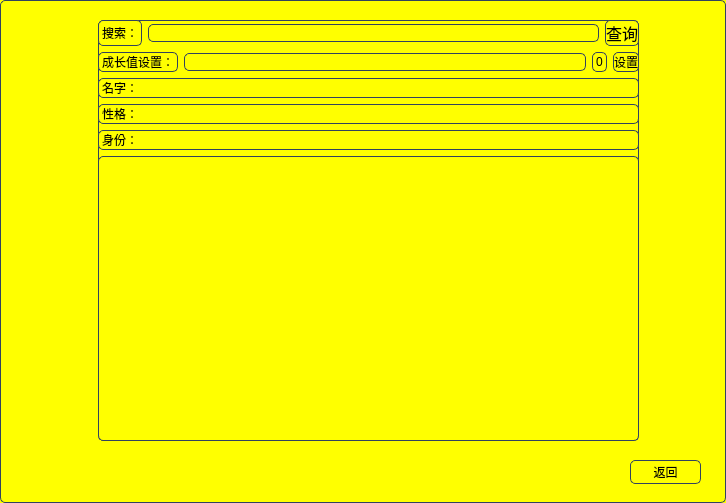
<?xml version="1.0" encoding="UTF-8"?>
<ui version="4.0">
 <class>searchwindow</class>
 <widget class="QWidget" name="searchwindow">
  <property name="geometry">
   <rect>
    <x>0</x>
    <y>0</y>
    <width>726</width>
    <height>503</height>
   </rect>
  </property>
  <property name="windowTitle">
   <string>Form</string>
  </property>
  <property name="styleSheet">
   <string notr="true">
    border-image:url(:/back/5.jpg);
    border: 1px solid #32435E;
    background:rgb(255, 255, 0);
    border-radius: 5px;
</string>
  </property>
  <widget class="QWidget" name="verticalLayoutWidget">
   <property name="geometry">
    <rect>
     <x>98</x>
     <y>20</y>
     <width>541</width>
     <height>421</height>
    </rect>
   </property>
   <layout class="QVBoxLayout" name="verticalLayout_3">
    <item>
     <layout class="QHBoxLayout" name="horizontalLayout_1">
      <item>
       <widget class="QLabel" name="label">
        <property name="styleSheet">
         <string notr="true">color:black;
font: 12pt &quot;楷体&quot;;</string>
        </property>
        <property name="text">
         <string>搜索：</string>
        </property>
       </widget>
      </item>
      <item>
       <widget class="QLineEdit" name="search_line"/>
      </item>
      <item>
       <widget class="QPushButton" name="search_button">
        <property name="sizePolicy">
         <sizepolicy hsizetype="Preferred" vsizetype="Preferred">
          <horstretch>0</horstretch>
          <verstretch>0</verstretch>
         </sizepolicy>
        </property>
        <property name="font">
         <font>
          <family>楷体</family>
          <pointsize>12</pointsize>
          <italic>false</italic>
          <bold>false</bold>
         </font>
        </property>
        <property name="styleSheet">
         <string notr="true">font: 12pt &quot;楷体&quot;;</string>
        </property>
        <property name="text">
         <string>查询</string>
        </property>
       </widget>
      </item>
     </layout>
    </item>
    <item>
     <layout class="QHBoxLayout" name="horizontalLayout_2">
      <item>
       <widget class="QLabel" name="label2">
        <property name="styleSheet">
         <string notr="true">color:black;
font: 12pt &quot;楷体&quot;;</string>
        </property>
        <property name="text">
         <string>成长值设置：</string>
        </property>
       </widget>
      </item>
      <item>
       <widget class="QLineEdit" name="growth_line"/>
      </item>
      <item>
       <widget class="QLabel" name="growth_value_label">
        <property name="text">
         <string>0</string>
        </property>
       </widget>
      </item>
      <item>
       <widget class="QPushButton" name="growth_value_button">
        <property name="styleSheet">
         <string notr="true">font: 12pt &quot;楷体&quot;;</string>
        </property>
        <property name="text">
         <string>设置</string>
        </property>
       </widget>
      </item>
     </layout>
    </item>
    <item>
     <layout class="QHBoxLayout" name="horizontalLayout_3">
      <item>
       <widget class="QLabel" name="name_label">
        <property name="styleSheet">
         <string notr="true">color:black;
font: 12pt &quot;楷体&quot;;</string>
        </property>
        <property name="text">
         <string>名字：</string>
        </property>
       </widget>
      </item>
     </layout>
    </item>
    <item>
     <layout class="QHBoxLayout" name="horizontalLayout_4">
      <item>
       <widget class="QLabel" name="personality_label">
        <property name="styleSheet">
         <string notr="true">color:black;
font: 12pt &quot;楷体&quot;;</string>
        </property>
        <property name="text">
         <string>性格：</string>
        </property>
       </widget>
      </item>
     </layout>
    </item>
    <item>
     <widget class="QLabel" name="status_label">
      <property name="styleSheet">
       <string notr="true">font: 12pt &quot;楷体&quot;;
color:black;</string>
      </property>
      <property name="text">
       <string>身份：</string>
      </property>
     </widget>
    </item>
    <item>
     <layout class="QHBoxLayout" name="horizontalLayout_5">
      <item>
       <widget class="QTextEdit" name="introduction">
        <property name="styleSheet">
         <string notr="true">font: 12pt &quot;楷体&quot;;</string>
        </property>
       </widget>
      </item>
     </layout>
    </item>
   </layout>
  </widget>
  <widget class="QPushButton" name="pushButton">
   <property name="geometry">
    <rect>
     <x>630</x>
     <y>460</y>
     <width>71</width>
     <height>24</height>
    </rect>
   </property>
   <property name="styleSheet">
    <string notr="true">font: 10pt &quot;楷体&quot;;
background-color:rgbr(255,255,0,0);</string>
   </property>
   <property name="text">
    <string>返回</string>
   </property>
  </widget>
 </widget>
 <resources/>
 <connections/>
</ui>
